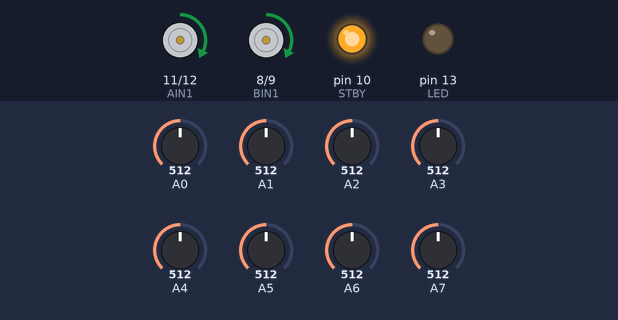
The sketch below on a simulated Arduino Nano, built with avr-gcc and run on an emulated ATmega328P. Parts: motor-driver pin pairs drawn as motors (green arrow = first pin HIGH = forward, orange = second pin HIGH = backward, longer = more drive, scaled by the enable pin, stopped while the standby pin is LOW), output pins drawn as LEDs (lit = HIGH). Inputs (shaded band) come from the test bench; at power-on: A0 = 512, A1 = 512, A5 = 512, A7 = 512, A2 = 512, A3 = 512, A4 = 512, A6 = 512.

Above: at 16.0 s.
16.1 s: A0 set to 716
17.6 s: A1 set to 716
At 17.9 s:
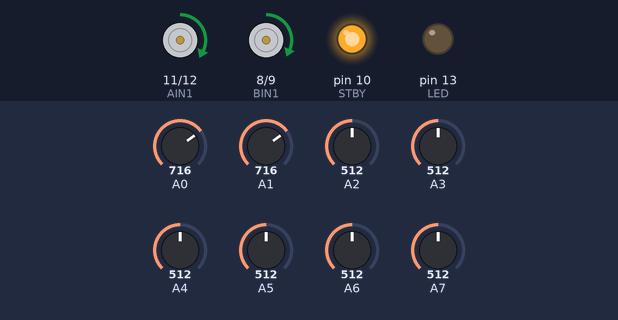
19.1 s: A5 set to 716
At 20.3 s:
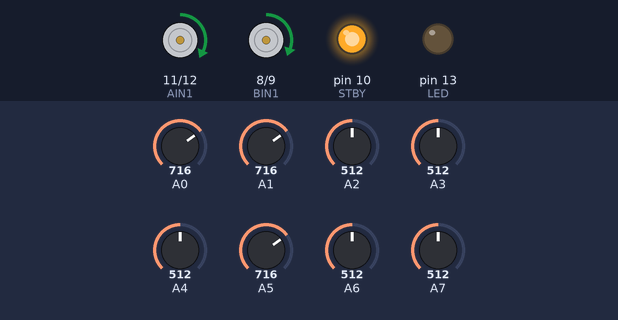
20.6 s: A7 set to 716
At 21.3 s:
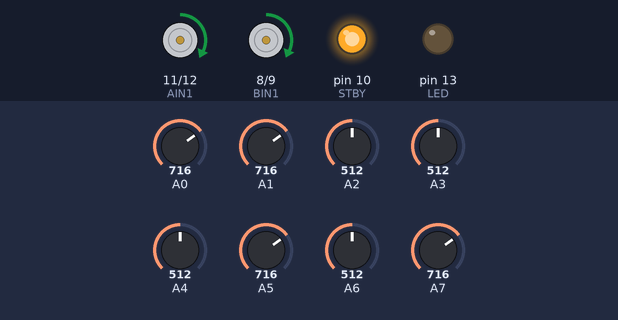
22.1 s: A2 set to 716
At 22.5 s:
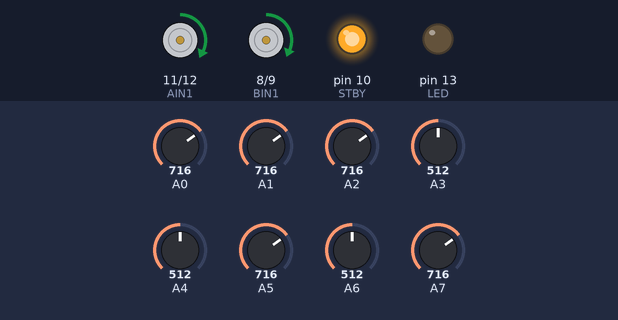
23.6 s: A3 set to 716
At 24.9 s:
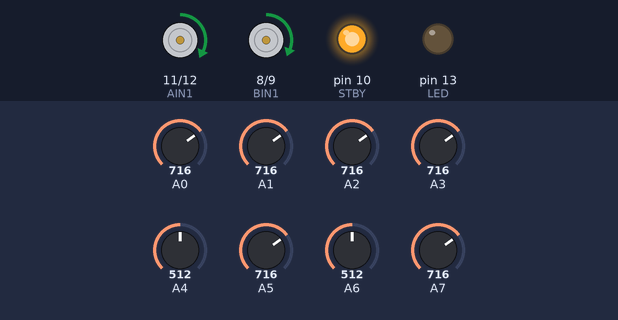
Timing chart, 0 to 26.1 s (numbered marks = the images above; inputs shaded):
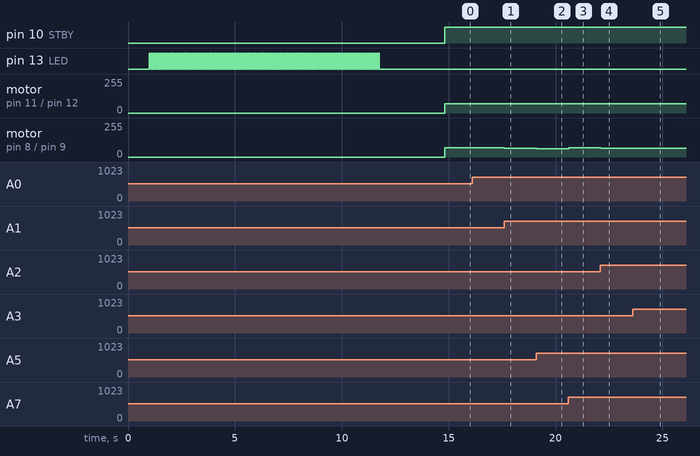

Measured:
- after the input at 17.6 s, motor on pin 8 (BIN1) / pin 9 (BIN2): forward 70/255 → forward 65/255 at once
- after the input at 19.1 s, motor on pin 8 (BIN1) / pin 9 (BIN2): forward 65/255 → forward 63/255 at once
- after the input at 20.6 s, motor on pin 8 (BIN1) / pin 9 (BIN2): forward 63/255 → forward 69/255 at once
- after the input at 22.1 s, motor on pin 8 (BIN1) / pin 9 (BIN2): forward 69/255 → forward 66/255 at once
- after the input at 23.6 s, motor on pin 8 (BIN1) / pin 9 (BIN2): forward 66/255 → forward 64/255 at once

The sketch:

hizliCizgiIzleyenQtrV4.ino
```cpp
//www.temrinler.com
#include <QTRSensors.h>//Qtr 4.0 kütüphane komutlarıyla yazılmıştır. Önemli not!: Qtr 4.0 öncesi kütüphanesine uygun değildir.

//pinleri tanımla

#define AIN1 11 //A sağ motor
#define AIN2 12
#define PWMA 3

#define PWMB 5 //B sol motor
#define BIN1 8
#define BIN2 9
#define STBY 10

#define sensorSayisi 8
#define sensorOrnekSayisi 4
#define LED 13
#define MZ80 2

//hız ayarı
int maxhiz = 70;//motor pwm ayarı 0-255

boolean zemin = 1; //1 siyah 0 beyaz


//PD’yi kullanmak için değişkenleri bildirme (her araca göre ayar yapılmalı)
int hata = 0; float KP = 0.03; // hata (her araca göre ayar yapılmalı)
int turev = 0; float KD = 0.5; // turev

unsigned int pozisyon = 3500;

int fark = 0; // motorlara uygulanan fark
int son_hata; // Orantılı son değer (hatanın türevini hesaplamak için kullanılır)
int hedef = 3500; // Ayar noktası (8 sensör kullandığımız için pozisyon 0 ile 7000 arasında olmalıdır, bu yüzden ideal 3500)


QTRSensors qtr;
unsigned int sensor[sensorSayisi];

void setup()
{
  //QTR-8A ayarla
  qtr.setTypeAnalog();
  qtr.setSensorPins((const uint8_t[]) {
    A0, A1, A2, A3, A4, A5, A6, A7
  }, 8);

  // çıkış pinleri
  pinMode(AIN1 , OUTPUT);
  pinMode(AIN2 , OUTPUT);
  pinMode(PWMA , OUTPUT);
  pinMode(BIN1 , OUTPUT);
  pinMode(BIN2 , OUTPUT);
  pinMode(PWMB , OUTPUT);
  pinMode(LED , OUTPUT);
  pinMode(STBY , OUTPUT);
  pinMode(MZ80 , INPUT);

  delay(1000);//Araca enerji verince 1sn bekle
  // Dahili Led yanıp söndüğü sürece (3sn) Elle Kalibrasyon yap
  for ( int i = 0; i < 120; i++)
  {
    digitalWrite(LED, HIGH); delay(20);
    qtr.calibrate();
    digitalWrite(LED, LOW); delay(20);
    qtr.calibrate();
  }
  delay(3000);//Kalbirasyondan sonra 3sn bekle
  //while(digitalRead(MZ80)==0){ fren(1,1,0); }//engel kalkınca başla

}

void loop()
{

  pozisyon = qtr.readLineWhite(sensor);

  hata = pozisyon - hedef;

  turev = hata - son_hata;

  son_hata = hata;

  int fark = ( hata * KP) + ( turev * KD );

  if ( fark > maxhiz ) fark = maxhiz;
  else if ( fark < -maxhiz ) fark = -maxhiz;

  ( fark < 0 ) ?
  motor(maxhiz, maxhiz + fark) : motor(maxhiz - fark, maxhiz);
}

// sağ motor sürücü fonksiyonu
void sagmotor(int deger)
{
  if ( deger >= 0 )
  {
    digitalWrite(AIN1, HIGH);
    digitalWrite(AIN2, LOW);
  }
  else
  {
    digitalWrite(AIN1, LOW);
    digitalWrite(AIN2, HIGH);
    deger *= -1;
  }
  analogWrite(PWMA, deger);
}

// sol motor sürücü fonksiyonu
void solmotor(int deger)
{
  if ( deger >= 0 )
  {
    digitalWrite(BIN1, HIGH);
    digitalWrite(BIN2, LOW);
  }
  else
  {
    digitalWrite(BIN1, LOW);
    digitalWrite(BIN2, HIGH);
    deger *= -1;
  }
  analogWrite(PWMB, deger);
}

//motor sürücü
void motor(int sol, int sag)
{
  digitalWrite(STBY, HIGH);
  solmotor(sol);
  sagmotor(sag);
}
// www.temrinler.com
```
